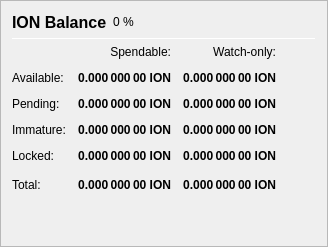
                   <widget class="QFrame" name="frame_Balances">
                    <property name="frameShape">
                     <enum>QFrame::StyledPanel</enum>
                    </property>
                    <property name="frameShadow">
                     <enum>QFrame::Raised</enum>
                    </property>
                    <layout class="QVBoxLayout" name="verticalLayout_4">
                     <item>
                      <layout class="QHBoxLayout" name="horizontalLayout_4">
                       <item>
                        <widget class="QLabel" name="label_5">
                         <property name="minimumSize">
                          <size>
                           <width>0</width>
                           <height>20</height>
                          </size>
                         </property>
                         <property name="font">
                          <font>
                           <pointsize>12</pointsize>
                           <weight>75</weight>
                           <bold>true</bold>
                          </font>
                         </property>
                         <property name="text">
                          <string>ION Balance</string>
                         </property>
                        </widget>
                       </item>
                       <item>
                        <widget class="QLabel" name="labelIONPercent">
                         <property name="text">
                          <string notr="true">0 %</string>
                         </property>
                        </widget>
                       </item>
                       <item>
                        <spacer name="horizontalSpacer_3">
                         <property name="orientation">
                          <enum>Qt::Horizontal</enum>
                         </property>
                         <property name="sizeHint" stdset="0">
                          <size>
                           <width>40</width>
                           <height>20</height>
                          </size>
                         </property>
                        </spacer>
                       </item>
                      </layout>
                     </item>
                     <item>
                      <widget class="Line" name="line_Balance">
                       <property name="minimumSize">
                        <size>
                         <width>0</width>
                         <height>1</height>
                        </size>
                       </property>
                       <property name="maximumSize">
                        <size>
                         <width>16777215</width>
                         <height>1</height>
                        </size>
                       </property>
                       <property name="orientation">
                        <enum>Qt::Horizontal</enum>
                       </property>
                      </widget>
                     </item>
                     <item>
                      <layout class="QGridLayout" name="gridLayout">
                       <property name="spacing">
                        <number>12</number>
                       </property>
                       <item row="0" column="1">
                        <widget class="QLabel" name="labelSpendable">
                         <property name="text">
                          <string>Spendable:</string>
                         </property>
                         <property name="alignment">
                          <set>Qt::AlignRight|Qt::AlignTrailing|Qt::AlignVCenter</set>
                         </property>
                        </widget>
                       </item>
                       <item row="0" column="2">
                        <widget class="QLabel" name="labelWatchonly">
                         <property name="text">
                          <string>Watch-only:</string>
                         </property>
                         <property name="alignment">
                          <set>Qt::AlignRight|Qt::AlignTrailing|Qt::AlignVCenter</set>
                         </property>
                        </widget>
                       </item>
                       <item row="1" column="0">
                        <widget class="QLabel" name="labelBalanceText">
                         <property name="text">
                          <string>Available:</string>
                         </property>
                        </widget>
                       </item>
                       <item row="1" column="1">
                        <widget class="QLabel" name="labelBalance">
                         <property name="font">
                          <font>
                           <weight>75</weight>
                           <bold>true</bold>
                          </font>
                         </property>
                         <property name="cursor">
                          <cursorShape>IBeamCursor</cursorShape>
                         </property>
                         <property name="toolTip">
                          <string>Your current spendable balance</string>
                         </property>
                         <property name="text">
                          <string notr="true">0.000 000 00 ION</string>
                         </property>
                         <property name="alignment">
                          <set>Qt::AlignRight|Qt::AlignTrailing|Qt::AlignVCenter</set>
                         </property>
                         <property name="textInteractionFlags">
                          <set>Qt::LinksAccessibleByMouse|Qt::TextSelectableByKeyboard|Qt::TextSelectableByMouse</set>
                         </property>
                        </widget>
                       </item>
                       <item row="1" column="2">
                        <widget class="QLabel" name="labelWatchAvailable">
                         <property name="font">
                          <font>
                           <weight>75</weight>
                           <bold>true</bold>
                          </font>
                         </property>
                         <property name="cursor">
                          <cursorShape>IBeamCursor</cursorShape>
                         </property>
                         <property name="toolTip">
                          <string>Your current balance in watch-only addresses</string>
                         </property>
                         <property name="text">
                          <string notr="true">0.000 000 00 ION</string>
                         </property>
                         <property name="alignment">
                          <set>Qt::AlignRight|Qt::AlignTrailing|Qt::AlignVCenter</set>
                         </property>
                         <property name="textInteractionFlags">
                          <set>Qt::LinksAccessibleByMouse|Qt::TextSelectableByKeyboard|Qt::TextSelectableByMouse</set>
                         </property>
                        </widget>
                       </item>
                       <item row="2" column="0">
                        <widget class="QLabel" name="labelPendingText">
                         <property name="text">
                          <string>Pending:</string>
                         </property>
                        </widget>
                       </item>
                       <item row="2" column="1">
                        <widget class="QLabel" name="labelUnconfirmed">
                         <property name="font">
                          <font>
                           <weight>75</weight>
                           <bold>true</bold>
                          </font>
                         </property>
                         <property name="cursor">
                          <cursorShape>IBeamCursor</cursorShape>
                         </property>
                         <property name="toolTip">
                          <string>Total of transactions that have yet to be confirmed, and do not yet count toward the spendable balance</string>
                         </property>
                         <property name="text">
                          <string notr="true">0.000 000 00 ION</string>
                         </property>
                         <property name="alignment">
                          <set>Qt::AlignRight|Qt::AlignTrailing|Qt::AlignVCenter</set>
                         </property>
                         <property name="textInteractionFlags">
                          <set>Qt::LinksAccessibleByMouse|Qt::TextSelectableByKeyboard|Qt::TextSelectableByMouse</set>
                         </property>
                        </widget>
                       </item>
                       <item row="2" column="2">
                        <widget class="QLabel" name="labelWatchPending">
                         <property name="font">
                          <font>
                           <weight>75</weight>
                           <bold>true</bold>
                          </font>
                         </property>
                         <property name="cursor">
                          <cursorShape>IBeamCursor</cursorShape>
                         </property>
                         <property name="toolTip">
                          <string>Unconfirmed transactions to watch-only addresses</string>
                         </property>
                         <property name="text">
                          <string notr="true">0.000 000 00 ION</string>
                         </property>
                         <property name="alignment">
                          <set>Qt::AlignRight|Qt::AlignTrailing|Qt::AlignVCenter</set>
                         </property>
                         <property name="textInteractionFlags">
                          <set>Qt::LinksAccessibleByMouse|Qt::TextSelectableByKeyboard|Qt::TextSelectableByMouse</set>
                         </property>
                        </widget>
                       </item>
                       <item row="3" column="0">
                        <widget class="QLabel" name="labelImmatureText">
                         <property name="text">
                          <string>Immature:</string>
                         </property>
                        </widget>
                       </item>
                       <item row="3" column="1">
                        <widget class="QLabel" name="labelImmature">
                         <property name="font">
                          <font>
                           <weight>75</weight>
                           <bold>true</bold>
                          </font>
                         </property>
                         <property name="cursor">
                          <cursorShape>IBeamCursor</cursorShape>
                         </property>
                         <property name="toolTip">
                          <string>Staked or masternode rewards that has not yet matured</string>
                         </property>
                         <property name="text">
                          <string notr="true">0.000 000 00 ION</string>
                         </property>
                         <property name="alignment">
                          <set>Qt::AlignRight|Qt::AlignTrailing|Qt::AlignVCenter</set>
                         </property>
                         <property name="textInteractionFlags">
                          <set>Qt::LinksAccessibleByMouse|Qt::TextSelectableByKeyboard|Qt::TextSelectableByMouse</set>
                         </property>
                        </widget>
                       </item>
                       <item row="3" column="2">
                        <widget class="QLabel" name="labelWatchImmature">
                         <property name="font">
                          <font>
                           <weight>75</weight>
                           <bold>true</bold>
                          </font>
                         </property>
                         <property name="cursor">
                          <cursorShape>IBeamCursor</cursorShape>
                         </property>
                         <property name="toolTip">
                          <string>Staked or masternode rewards in watch-only addresses that has not yet matured</string>
                         </property>
                         <property name="text">
                          <string notr="true">0.000 000 00 ION</string>
                         </property>
                         <property name="alignment">
                          <set>Qt::AlignRight|Qt::AlignTrailing|Qt::AlignVCenter</set>
                         </property>
                         <property name="textInteractionFlags">
                          <set>Qt::LinksAccessibleByMouse|Qt::TextSelectableByKeyboard|Qt::TextSelectableByMouse</set>
                         </property>
                        </widget>
                       </item>
                       <item row="4" column="0">
                        <widget class="QLabel" name="labelLockedBalanceText">
                         <property name="toolTip">
                          <string>Locked ION or Masternode collaterals. These are excluded from xION minting.</string>
                         </property>
                         <property name="text">
                          <string>Locked:</string>
                         </property>
                        </widget>
                       </item>
                       <item row="4" column="1">
                        <widget class="QLabel" name="labelLockedBalance">
                         <property name="font">
                          <font>
                           <weight>75</weight>
                           <bold>true</bold>
                          </font>
                         </property>
                         <property name="cursor">
                          <cursorShape>IBeamCursor</cursorShape>
                         </property>
                         <property name="toolTip">
                          <string>Locked ION or Masternode collaterals. These are excluded from xION minting.</string>
                         </property>
                         <property name="text">
                          <string notr="true">0.000 000 00 ION</string>
                         </property>
                         <property name="alignment">
                          <set>Qt::AlignRight|Qt::AlignTrailing|Qt::AlignVCenter</set>
                         </property>
                         <property name="textInteractionFlags">
                          <set>Qt::LinksAccessibleByMouse|Qt::TextSelectableByKeyboard|Qt::TextSelectableByMouse</set>
                         </property>
                        </widget>
                       </item>
                       <item row="4" column="2">
                        <widget class="QLabel" name="labelWatchLocked">
                         <property name="font">
                          <font>
                           <weight>75</weight>
                           <bold>true</bold>
                          </font>
                         </property>
                         <property name="cursor">
                          <cursorShape>IBeamCursor</cursorShape>
                         </property>
                         <property name="toolTip">
                          <string>Current locked balance in watch-only addresses</string>
                         </property>
                         <property name="text">
                          <string notr="true">0.000 000 00 ION</string>
                         </property>
                         <property name="alignment">
                          <set>Qt::AlignRight|Qt::AlignTrailing|Qt::AlignVCenter</set>
                         </property>
                         <property name="textInteractionFlags">
                          <set>Qt::LinksAccessibleByMouse|Qt::TextSelectableByKeyboard|Qt::TextSelectableByMouse</set>
                         </property>
                        </widget>
                       </item>
                       <item row="5" column="0">
                        <widget class="QLabel" name="labelTotalText">
                         <property name="text">
                          <string>Total:</string>
                         </property>
                         <property name="toolTip">
                          <string>Your current ION balance, unconfirmed and immature transactions included</string>
                         </property>
                        </widget>
                       </item>
                       <item row="5" column="1">
                        <widget class="QLabel" name="labelTotal">
                         <property name="font">
                          <font>
                           <weight>75</weight>
                           <bold>true</bold>
                          </font>
                         </property>
                         <property name="cursor">
                          <cursorShape>IBeamCursor</cursorShape>
                         </property>
                         <property name="toolTip">
                          <string>Your current ION balance, unconfirmed and immature transactions included</string>
                         </property>
                         <property name="text">
                          <string notr="true">0.000 000 00 ION</string>
                         </property>
                         <property name="alignment">
                          <set>Qt::AlignRight|Qt::AlignTrailing|Qt::AlignVCenter</set>
                         </property>
                         <property name="textInteractionFlags">
                          <set>Qt::LinksAccessibleByMouse|Qt::TextSelectableByKeyboard|Qt::TextSelectableByMouse</set>
                         </property>
                        </widget>
                       </item>
                       <item row="5" column="2">
                        <widget class="QLabel" name="labelWatchTotal">
                         <property name="font">
                          <font>
                           <weight>75</weight>
                           <bold>true</bold>
                          </font>
                         </property>
                         <property name="cursor">
                          <cursorShape>IBeamCursor</cursorShape>
                         </property>
                         <property name="toolTip">
                          <string>Current total balance in watch-only addresses</string>
                         </property>
                         <property name="text">
                          <string notr="true">0.000 000 00 ION</string>
                         </property>
                         <property name="alignment">
                          <set>Qt::AlignRight|Qt::AlignTrailing|Qt::AlignVCenter</set>
                         </property>
                         <property name="textInteractionFlags">
                          <set>Qt::LinksAccessibleByMouse|Qt::TextSelectableByKeyboard|Qt::TextSelectableByMouse</set>
                         </property>
                        </widget>
                       </item>
                       <item row="5" column="3">
                        <spacer name="horizontalSpacer_9">
                         <property name="orientation">
                          <enum>Qt::Horizontal</enum>
                         </property>
                         <property name="sizeHint" stdset="0">
                          <size>
                           <width>40</width>
                           <height>20</height>
                          </size>
                         </property>
                        </spacer>
                       </item>
                      </layout>
                     </item>
                     <item>
                      <spacer name="verticalSpacer_3">
                       <property name="orientation">
                        <enum>Qt::Vertical</enum>
                       </property>
                       <property name="sizeHint" stdset="0">
                        <size>
                         <width>20</width>
                         <height>40</height>
                        </size>
                       </property>
                      </spacer>
                     </item>
                    </layout>
                   </widget>
